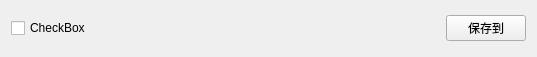
<?xml version="1.0" encoding="UTF-8"?>
<ui version="4.0">
 <class>File</class>
 <widget class="QWidget" name="File">
  <property name="geometry">
   <rect>
    <x>0</x>
    <y>0</y>
    <width>537</width>
    <height>57</height>
   </rect>
  </property>
  <property name="windowTitle">
   <string>Form</string>
  </property>
  <layout class="QHBoxLayout" name="horizontalLayout">
   <item>
    <widget class="QCheckBox" name="fileName">
     <property name="sizePolicy">
      <sizepolicy hsizetype="Expanding" vsizetype="Fixed">
       <horstretch>0</horstretch>
       <verstretch>0</verstretch>
      </sizepolicy>
     </property>
     <property name="text">
      <string>CheckBox</string>
     </property>
    </widget>
   </item>
   <item>
    <widget class="QPushButton" name="saveTo">
     <property name="sizePolicy">
      <sizepolicy hsizetype="Fixed" vsizetype="Fixed">
       <horstretch>0</horstretch>
       <verstretch>0</verstretch>
      </sizepolicy>
     </property>
     <property name="text">
      <string>保存到</string>
     </property>
    </widget>
   </item>
  </layout>
 </widget>
 <resources/>
 <connections/>
</ui>
